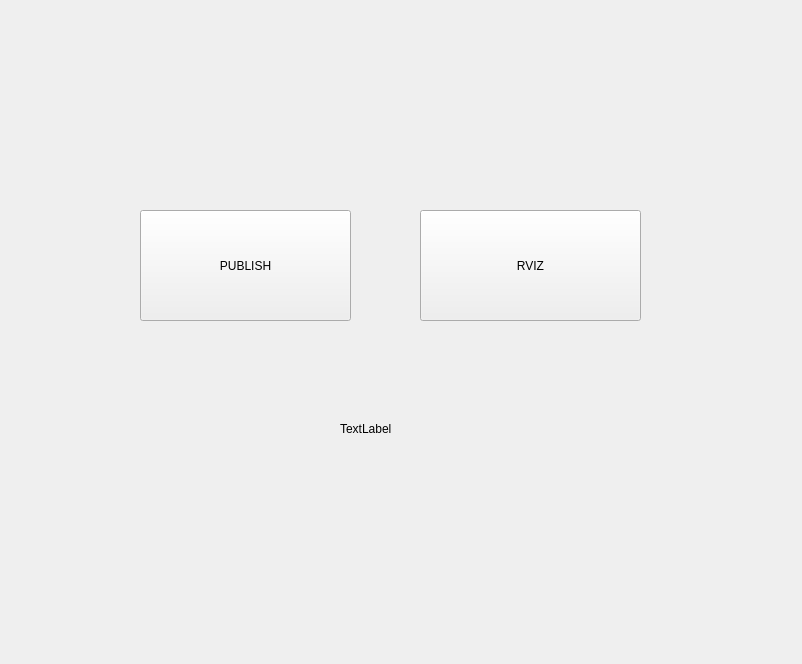
<?xml version="1.0" encoding="UTF-8"?>
<ui version="4.0">
 <class>Form</class>
 <widget class="QWidget" name="Form">
  <property name="geometry">
   <rect>
    <x>0</x>
    <y>0</y>
    <width>802</width>
    <height>664</height>
   </rect>
  </property>
  <property name="windowTitle">
   <string>Form</string>
  </property>
  <widget class="QLabel" name="subLabel">
   <property name="geometry">
    <rect>
     <x>340</x>
     <y>420</y>
     <width>67</width>
     <height>17</height>
    </rect>
   </property>
   <property name="text">
    <string>TextLabel</string>
   </property>
  </widget>
  <widget class="QPushButton" name="publishButton">
   <property name="geometry">
    <rect>
     <x>140</x>
     <y>210</y>
     <width>211</width>
     <height>111</height>
    </rect>
   </property>
   <property name="text">
    <string>PUBLISH</string>
   </property>
  </widget>
  <widget class="QPushButton" name="rvizButton">
   <property name="geometry">
    <rect>
     <x>420</x>
     <y>210</y>
     <width>221</width>
     <height>111</height>
    </rect>
   </property>
   <property name="text">
    <string>RVIZ</string>
   </property>
  </widget>
 </widget>
 <resources/>
 <connections/>
</ui>
